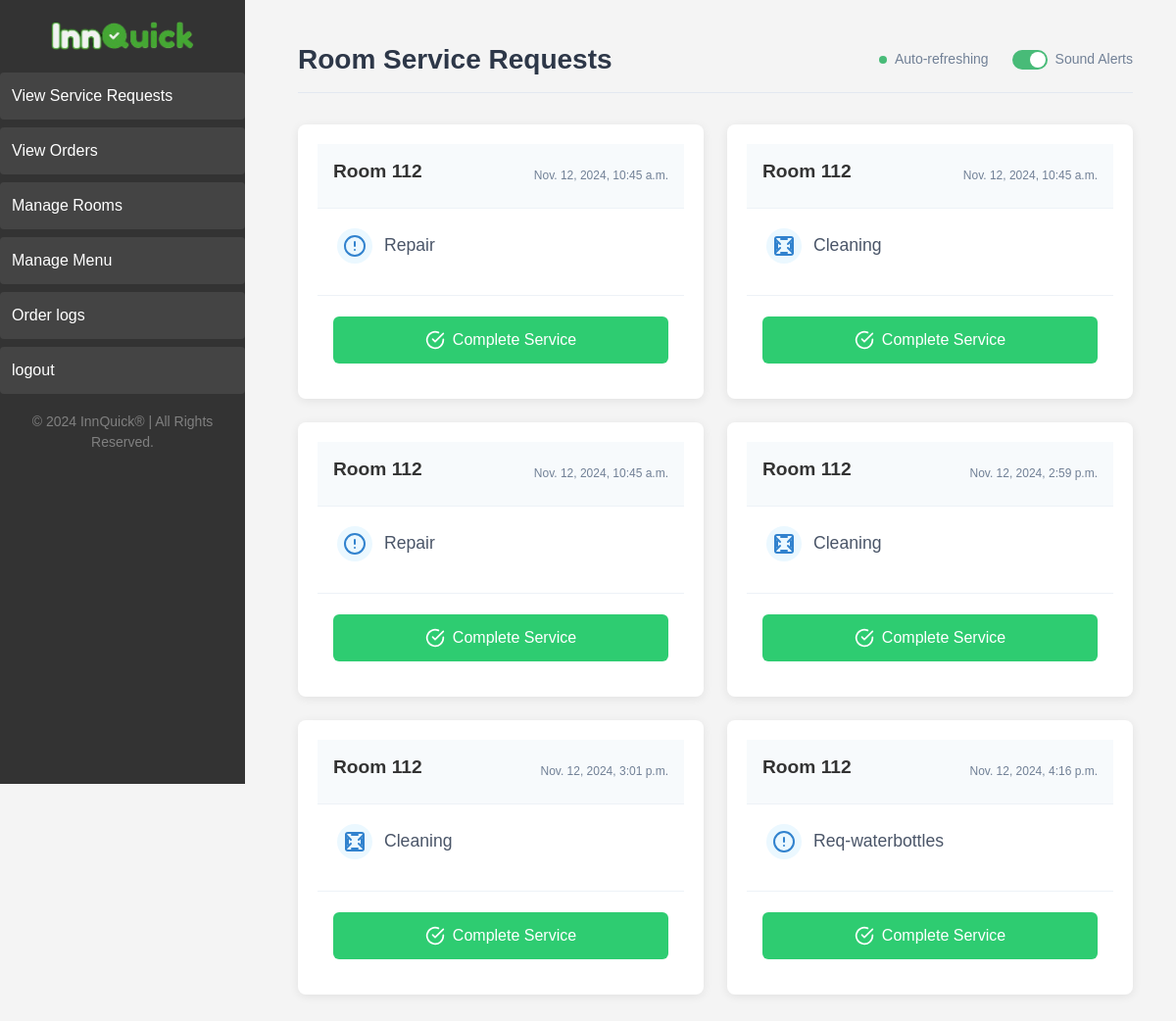
Before: /rooms/dashboard/requests/ (signed in) with the older database file.
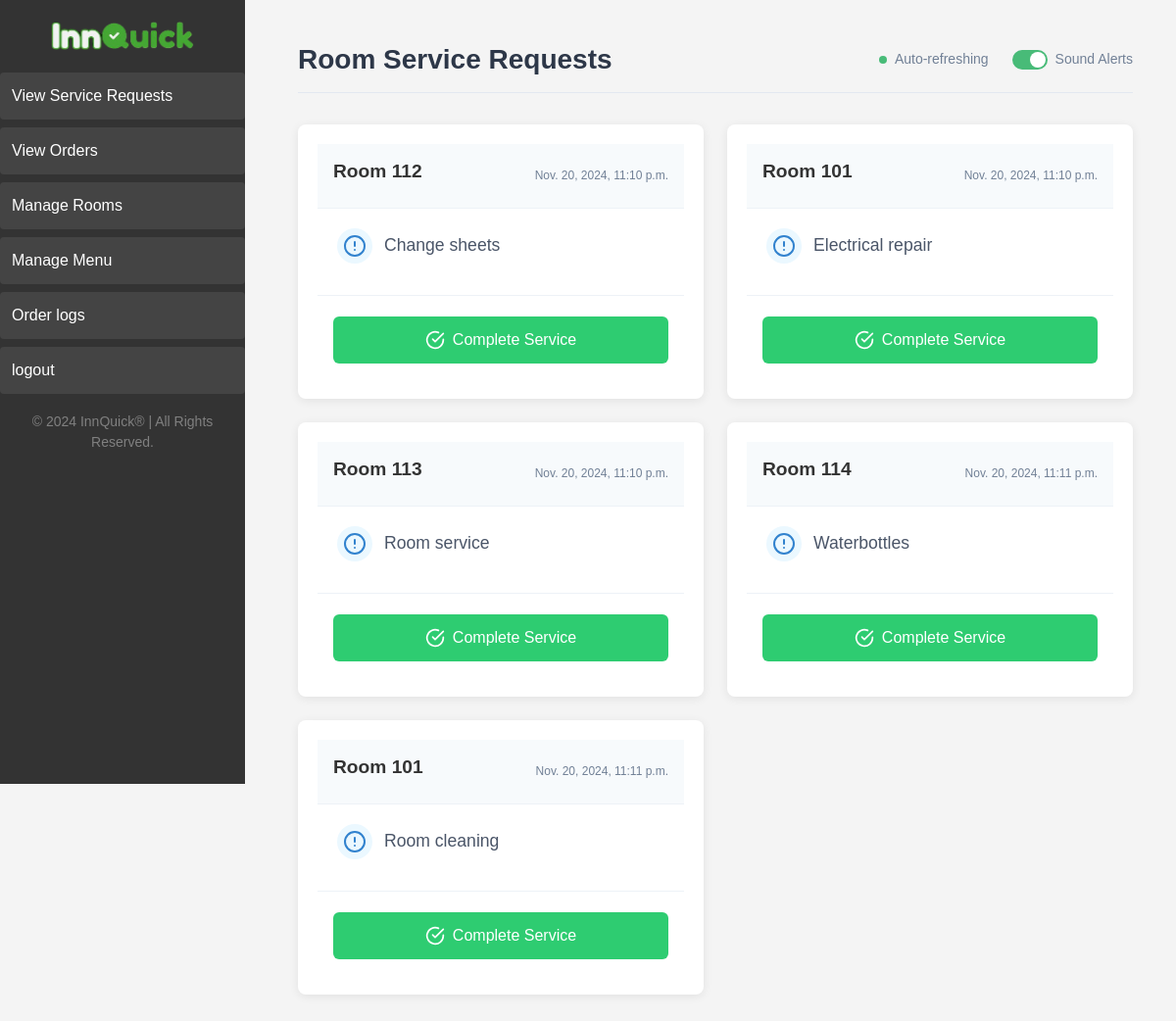
After: the same page with the newer database file.
### client/models.py (models this page shows)
class RoomServiceRequest(models.Model):
    SERVICE_TYPE_CHOICES = [
        ('room cleaning', 'Room Cleaning'),
        ('change sheets', 'Change sheets'),
        ('washroom cleaning', 'Clean washroom'),
        ('waterbottles', 'Water Bottles'),
        ('toileteries', 'Toileteries'),
        ('cutlery', 'Cutlery'),
        ('electrical repair', 'Electrical Repairs'),
        ('plumbing repair', 'Plumbing Repairs'),
        ('room service', 'Request attendant'),
        ('SOS', 'SOS'),
        ('checkout', 'Checkout'),
    ]
    room = models.ForeignKey(Room, on_delete=models.CASCADE)
    is_serviced = models.BooleanField(default=False)
    service_type = models.CharField(max_length=20, choices=SERVICE_TYPE_CHOICES)
    user = models.ForeignKey(User, on_delete=models.CASCADE, related_name="service_requests")
    created_at = models.DateTimeField(auto_now_add=True)

### rooms/models.py (models this page shows, shortened)
class Room(models.Model):
    number = models.CharField(max_length=10)
    user = models.ForeignKey(User, on_delete=models.CASCADE, related_name="rooms")
    url = models.CharField(max_length=255, unique=True)
    qr_code = models.ImageField(upload_to='qr_codes/', blank=True, null=True)  # Store QR code image

### rooms/views.py (the view, shortened to what this page needs)
# urls.py: path('dashboard/requests/', views.get_room_service_requests, name='get_room_service_requests'),
@login_required
def get_room_service_requests(request):
    if request.method == 'GET':
        requests = RoomServiceRequest.objects.filter(user=request.user, is_serviced=False)
        return render(request, 'ViewRequests.html', {'requests': requests})

### templates/ViewRequests.html (shortened to what this page needs)
{% extends 'base.html' %}
{% block content %}
<div class="service-dashboard">
  <header class="dashboard-header">
    <h1>Room Service Requests</h1>
    <div class="header-actions">
      <div class="auto-refresh">
        <span class="refresh-indicator"></span>
        <span class="refresh-text">Auto-refreshing</span>
      </div>
      <div class="notification-toggle">
        <label class="toggle-switch">
          <span class="toggle-slider"></span>
        </label>
        <span class="toggle-label">Sound Alerts</span>
      </div>
    </div>
  </header>
  <div class="requests-grid" id="requests-container">
    {% for request in requests %}
    <div class="request-card" id="request-{{ request.id }}" data-request-id="{{ request.id }}">
      <div class="request-header">
        <h3 class="room-number">Room {{ request.room.number }}</h3>
        <span class="request-time">{{ request.created_at }}</span>
      </div>
      <div class="request-details">
        <div class="service-type">
          <span class="service-icon">
            {% if request.service_type == 'cleaning' %}
            <svg xmlns="http://www.w3.org/2000/svg" width="24" height="24" viewBox="0 0 24 24" fill="none" stroke="currentColor" stroke-width="2" stroke-linecap="round" stroke-linejoin="round"><path d="M3 5a2 2 0 0 1 2-2h14a2 2 0 0 1 2 2v14a2 2 0 0 1-2 2H5a2 2 0 0 1-2-2V5Z"></path><path d="m3 5 5 5"></path><path d="m3 19 5-5"></path><path d="m21 5-5 5"></path><path d="m21 19-5-5"></path><path d="M9 5h6"></path><path d="M9 19h6"></path><path d="M5 9v6"></path><path d="M19 9v6"></path></svg>
            {% else %}
            <svg xmlns="http://www.w3.org/2000/svg" width="24" height="24" viewBox="0 0 24 24" fill="none" stroke="currentColor" stroke-width="2" stroke-linecap="round" stroke-linejoin="round"><circle cx="12" cy="12" r="10"></circle><path d="M12 8v4"></path><path d="M12 16h.01"></path></svg>
            {% endif %}
          </span>
          <span class="service-name">{{ request.service_type|capfirst }}</span>
        </div>
      </div>
      <div class="request-actions">
        <button class="btn-complete" onclick="confirmAction({{ request.id }})">
          <svg xmlns="http://www.w3.org/2000/svg" width="20" height="20" viewBox="0 0 24 24" fill="none" stroke="currentColor" stroke-width="2" stroke-linecap="round" stroke-linejoin="round"><path d="M22 11.08V12a10 10 0 1 1-5.93-9.14"></path><polyline points="22 4 12 14.01 9 11.01"></polyline></svg>
          <span>Complete Service</span>
        </button>
      </div>
    </div>
    {% endfor %}
  </div>
</div>
{% endblock %}

Changed rows visible on the page:
no longer on this page (row edited): RoomServiceRequest: room.number "112", created_at "Nov. 12, 2024, 10:45 a.m.", service_type "Repair"
no longer on this page (row edited): RoomServiceRequest: room.number "112", created_at "Nov. 12, 2024, 10:45 a.m.", service_type "Cleaning"
no longer on this page (row edited): RoomServiceRequest: room.number "112", created_at "Nov. 12, 2024, 10:45 a.m.", service_type "Repair"
no longer on this page (row edited): RoomServiceRequest: room.number "112", created_at "Nov. 12, 2024, 2:59 p.m.", service_type "Cleaning"
no longer on this page (row edited): RoomServiceRequest: room.number "112", created_at "Nov. 12, 2024, 3:01 p.m.", service_type "Cleaning"
no longer on this page (row edited): RoomServiceRequest: room.number "112", created_at "Nov. 12, 2024, 4:16 p.m.", service_type "Req-waterbottles"
added RoomServiceRequest: room.number "112", created_at "Nov. 20, 2024, 11:10 p.m.", service_type "Change sheets"
added RoomServiceRequest: room.number "101", created_at "Nov. 20, 2024, 11:10 p.m.", service_type "Electrical repair"
added RoomServiceRequest: room.number "113", created_at "Nov. 20, 2024, 11:10 p.m.", service_type "Room service"
added RoomServiceRequest: room.number "114", created_at "Nov. 20, 2024, 11:11 p.m.", service_type "Waterbottles"
added RoomServiceRequest: room.number "101", created_at "Nov. 20, 2024, 11:11 p.m.", service_type "Room cleaning"
